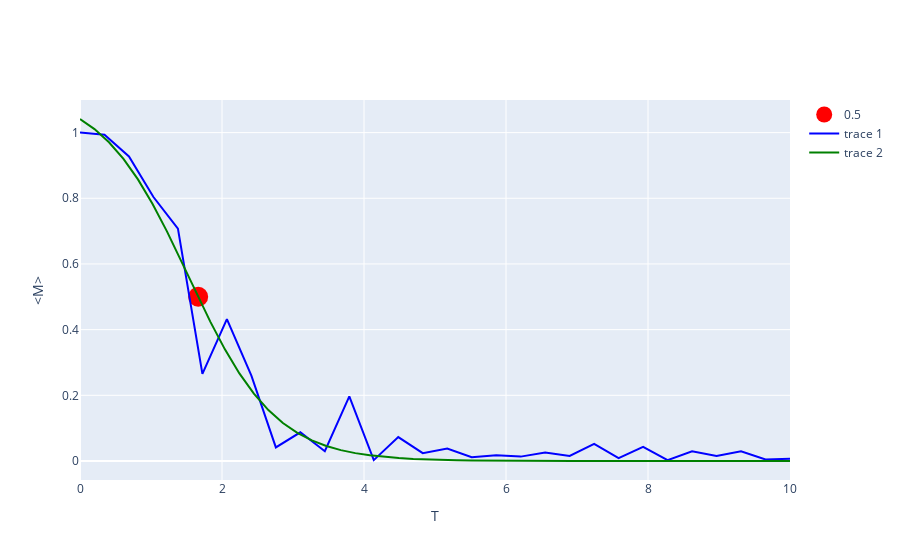

Notebook cell for this chart:
### Code cell
from scipy import optimize
def sig(x, a, b, c, d):
    return a / (1 + b * np.exp(c * (x - d)))
opts, cov = optimize.curve_fit(sig, xdata = temps, ydata = out[0],\
                      maxfev = 100_000)

thetas = [.5]

data = []

simTemps = []
# bounds = optimize.Bounds(0, np.inf)
for theta in thetas:
    res = optimize.minimize(lambda x: abs(sig(x, *opts) - theta), \
                            x0 = 0,\
#                             bounds = ((1, 0),),\
                            method = 'COBYLA',\
                           )
    simTemps.append(res.x) 
    line = go.Scatter(x = [res.x], y = [sig(res.x, *opts)], \
                      mode = 'markers',\
                     marker = dict(size = 20,\
                                   color = 'red'),\
                     name = f'{theta}')
    data.append(line) 
    
xr = np.linspace(0, 10)
data.append(go.Scatter(x = temps, y = out[0], line = dict(color = 'blue')))
data.append(go.Scatter(x = xr, y = sig(xr, *opts), line = dict(color = 'green')))
fig = go.Figure(data = data)
fig.update_layout(xaxis = dict(title = 'T'),\
                 yaxis = dict(title = '<M>'))
fig.show()

### Figure 1 — Plotly figure (JSON) as saved in the notebook; plotly's stock layout.template omitted (floating-point values rounded to 4 significant figures)
{"data": [{"marker": {"color": "red", "size": 20}, "mode": "markers", "name": "0.5", "type": "scatter", "x": [1.664], "y": [0.5001]}, {"line": {"color": "blue"}, "type": "scatter", "x": [0, 0.3448, 0.6897, 1.034, 1.379, 1.724, 2.069, 2.414, 2.759, 3.103, 3.448, 3.793, 4.138, 4.483, 4.828, 5.172, 5.517, 5.862, 6.207, 6.552, 6.897, 7.241, 7.586, 7.931, 8.276, 8.621, 8.966, 9.31, 9.655, 10], "y": [1, 0.9938, 0.9274, 0.8039, 0.7075, 0.2653, 0.4322, 0.2601, 0.04132, 0.08745, 0.02988, 0.197, 0.002676, 0.07294, 0.02388, 0.03788, 0.01144, 0.01772, 0.01335, 0.0259, 0.01532, 0.05213, 0.008766, 0.04274, 0.002338, 0.02932, 0.01497, 0.02957, 0.004917, 0.0072]}, {"line": {"color": "green"}, "type": "scatter", "x": [0, 0.2041, 0.4082, 0.6122, 0.8163, 1.02, 1.224, 1.429, 1.633, 1.837, 2.041, 2.245, 2.449, 2.653, 2.857, 3.061, 3.265, 3.469, 3.673, 3.878, 4.082, 4.286, 4.49, 4.694, 4.898, 5.102, 5.306, 5.51, 5.714, 5.918, 6.122, 6.327, 6.531, 6.735, 6.939, 7.143, 7.347, 7.551, 7.755, 7.959, 8.163, 8.367, 8.571, 8.776, 8.98, 9.184, 9.388, 9.592, 9.796, 10], "y": [1.041, 1.011, 0.9707, 0.92, 0.8575, 0.7834, 0.6991, 0.608, 0.5145, 0.4236, 0.34, 0.2666, 0.2049, 0.155, 0.1157, 0.08545, 0.06264, 0.04565, 0.03313, 0.02397, 0.0173, 0.01246, 0.008968, 0.006448, 0.004633, 0.003328, 0.002389, 0.001715, 0.001231, 0.0008833, 0.0006338, 0.0004547, 0.0003263, 0.0002341, 0.0001679, 0.0001205, 8.643e-05, 6.201e-05, 4.448e-05, 3.191e-05, 2.289e-05, 1.642e-05, 1.178e-05, 8.452e-06, 6.064e-06, 4.35e-06, 3.121e-06, 2.239e-06, 1.606e-06, 1.152e-06]}], "layout": {"autosize": true, "xaxis": {"autorange": true, "range": [0, 10], "title": {"text": "T"}, "type": "linear"}, "yaxis": {"autorange": true, "range": [-0.05786, 1.099], "title": {"text": "<M>"}, "type": "linear"}}}
